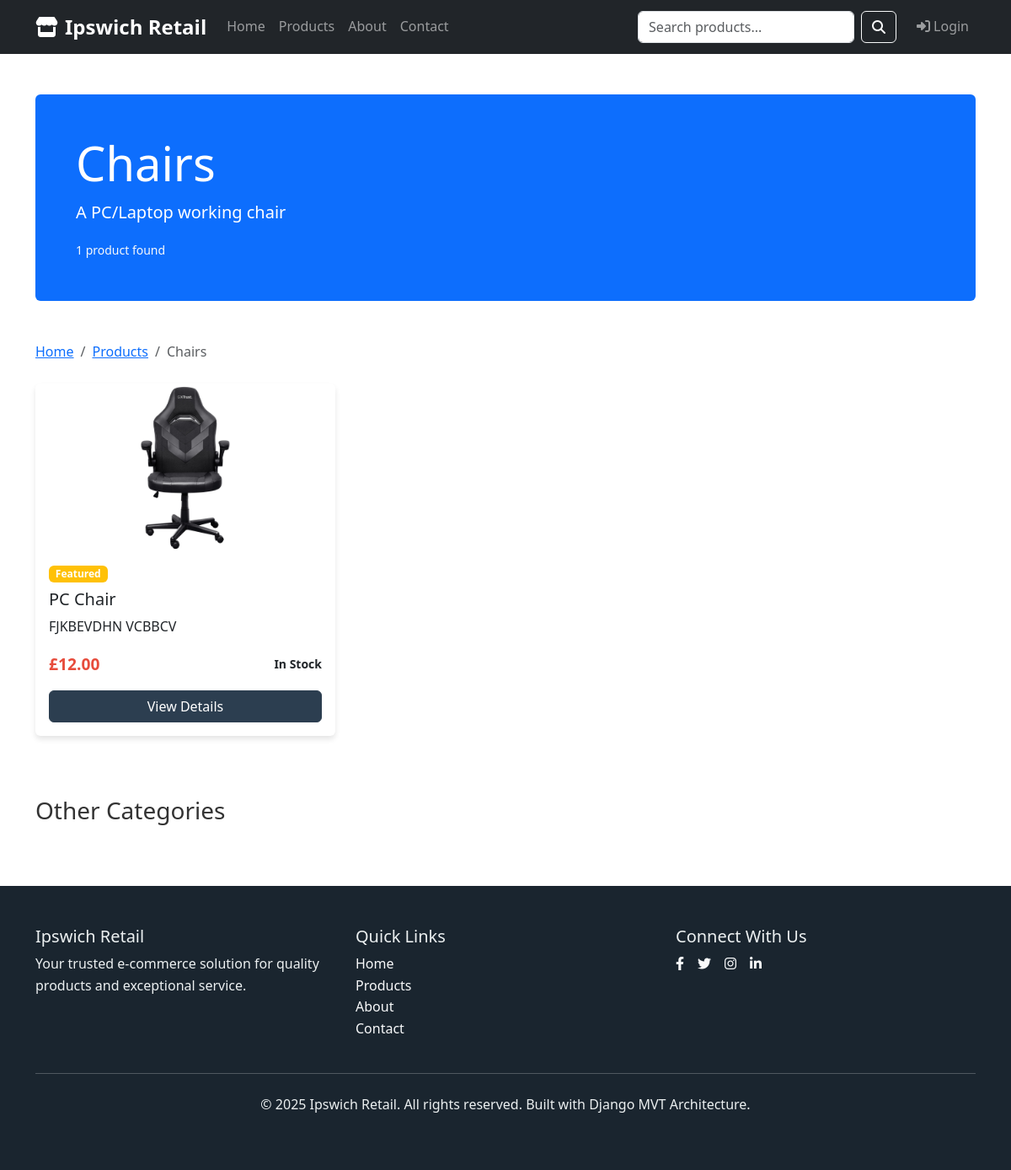
The app's page /category/chairs/ with its own data.
### shop/models.py (models this page shows, shortened)
class Category(models.Model):
    name = models.CharField(max_length=100, unique=True)
    slug = models.SlugField(max_length=100, unique=True, blank=True)
    description = models.TextField(blank=True)
    created_at = models.DateTimeField(auto_now_add=True)
    updated_at = models.DateTimeField(auto_now=True)
    class Meta:
        verbose_name_plural = 'Categories'
        ordering = ['name']

class Product(models.Model):
    STATUS_CHOICES = [
        ('active', 'Active'),
        ('inactive', 'Inactive'),
        ('discontinued', 'Discontinued'),
    ]
    name = models.CharField(max_length=200)
    slug = models.SlugField(max_length=200, unique=True, blank=True)
    description = models.TextField()
    price = models.DecimalField(max_digits=10, decimal_places=2, validators=[MinValueValidator(0.01)])
    category = models.ForeignKey(Category, on_delete=models.CASCADE, related_name='products')
    image = models.ImageField(upload_to='products/', blank=True, null=True)
    stock_quantity = models.PositiveIntegerField(default=0)
    sku = models.CharField(max_length=50, unique=True, help_text="Stock Keeping Unit")
    status = models.CharField(max_length=20, choices=STATUS_CHOICES, default='active')
    featured = models.BooleanField(default=False)
    rating = models.FloatField(default=0.0, validators=[MinValueValidator(0.0), MaxValueValidator(5.0)])
    created_at = models.DateTimeField(auto_now_add=True)
    updated_at = models.DateTimeField(auto_now=True)
    class Meta:
        ordering = ['-created_at']
        indexes = [
            models.Index(fields=['status', 'featured']),
            models.Index(fields=['category', 'status']),
        ]
    @property
    def stock_status(self):
        if self.stock_quantity == 0:
            return 'Out of Stock'
        elif self.stock_quantity <= 5:
            return 'Low Stock'
        return 'In Stock'

### shop/views.py (the view)
# urls.py: path('category/<slug:slug>/', views.category_detail, name='category_detail'),
def category_detail(request, slug):
    category = get_object_or_404(Category, slug=slug)
    products = Product.objects.filter(category=category, status='active')
    paginator = Paginator(products, 12)
    page_number = request.GET.get('page')
    page_obj = paginator.get_page(page_number)
    context = {
        'category': category,
        'products': page_obj,
        'categories': Category.objects.all(),
    }
    return render(request, 'shop/category_detail.html', context)

### shop/templates/shop/category_detail.html (shortened to what this page needs)
{% extends 'shop/base.html' %}
{% block content %}
<div class="container my-5">
    <div class="row mb-5">
        <div class="col-12">
            <div class="bg-primary text-white p-5 rounded">
                <h1 class="display-4">{{ category.name }}</h1>
                {% if category.description %}
                    <p class="lead">{{ category.description }}</p>
                {% endif %}
                <small class="text-light">{{ products|length }} product{{ products|length|pluralize }} found</small>
            </div>
        </div>
    </div>
    <nav aria-label="breadcrumb" class="mb-4">
        <ol class="breadcrumb">
            <li class="breadcrumb-item"><a href="{% url 'shop:home' %}">Home</a></li>
            <li class="breadcrumb-item"><a href="{% url 'shop:product_list' %}">Products</a></li>
            <li class="breadcrumb-item active">{{ category.name }}</li>
        </ol>
    </nav>
    {% if products %}
        <div class="row">
            {% for product in products %}
            <div class="col-lg-4 col-md-6 mb-4">
                <div class="card product-card h-100">
                    {% if product.image %}
                        <img src="{{ product.image.url }}" class="card-img-top product-image" alt="{{ product.name }}">
                    {% else %}
                        <img src="https://via.placeholder.com/300x200?text={{ product.name }}" class="card-img-top product-image" alt="{{ product.name }}">
                    {% endif %}
                    <div class="card-body d-flex flex-column">
                        {% if product.featured %}
                            <span class="badge bg-warning mb-2 align-self-start">Featured</span>
                        {% endif %}
                        <h5 class="card-title">{{ product.name }}</h5>
                        <p class="card-text flex-grow-1">{{ product.description|truncatewords:15 }}</p>
                        <div class="mt-auto">
                            <div class="d-flex justify-content-between align-items-center mb-3">
                                <span class="price-tag">£{{ product.price }}</span>
                                <span class="stock-status {{ product.stock_status|lower|cut:' ' }}">
                                    {{ product.stock_status }}
                                </span>
                            </div>
                            <a href="{{ shop.get_absolute_url }}" class="btn btn-primary w-100">View Details</a>
                        </div>
                    </div>
                </div>
            </div>
            {% endfor %}
        </div>
    {% endif %}
    {% if categories %}
    <div class="row mt-5">
        <div class="col-12">
            <h3 class="mb-4">Other Categories</h3>
        </div>
    </div>
    {% endif %}
</div>
{% endblock %}

### shop/templates/shop/base.html (style rules this page uses)
:root { --primary-color: #2c3e50; --secondary-color: #e74c3c; --accent-color: #3498db; --dark-color: #1a252f; --light-color: #ecf0f1; }
body { font-family: 'Segoe UI', Tahoma, Geneva, Verdana, sans-serif; line-height: 1.6; color: #333; }
.product-card { transition: all 0.3s ease; border: none; box-shadow: 0 4px 6px rgba(0,0,0,0.1); }
.product-image { height: 200px; object-fit: contain; }
.price-tag { color: var(--secondary-color); font-weight: 700; font-size: 1.2rem; }
.btn-primary { background-color: var(--primary-color); border-color: var(--primary-color); }
.stock-status { font-size: 0.875rem; font-weight: 600; }

### records on screen
Category: name "Chairs", description "A PC/Laptop working chair"
Product: image (picture), featured "Featured", name "PC Chair", description "FJKBEVDHN VCBBCV", price "12.00", stock_status "In Stock"

### other values on screen
{{ products|length }} "1"
